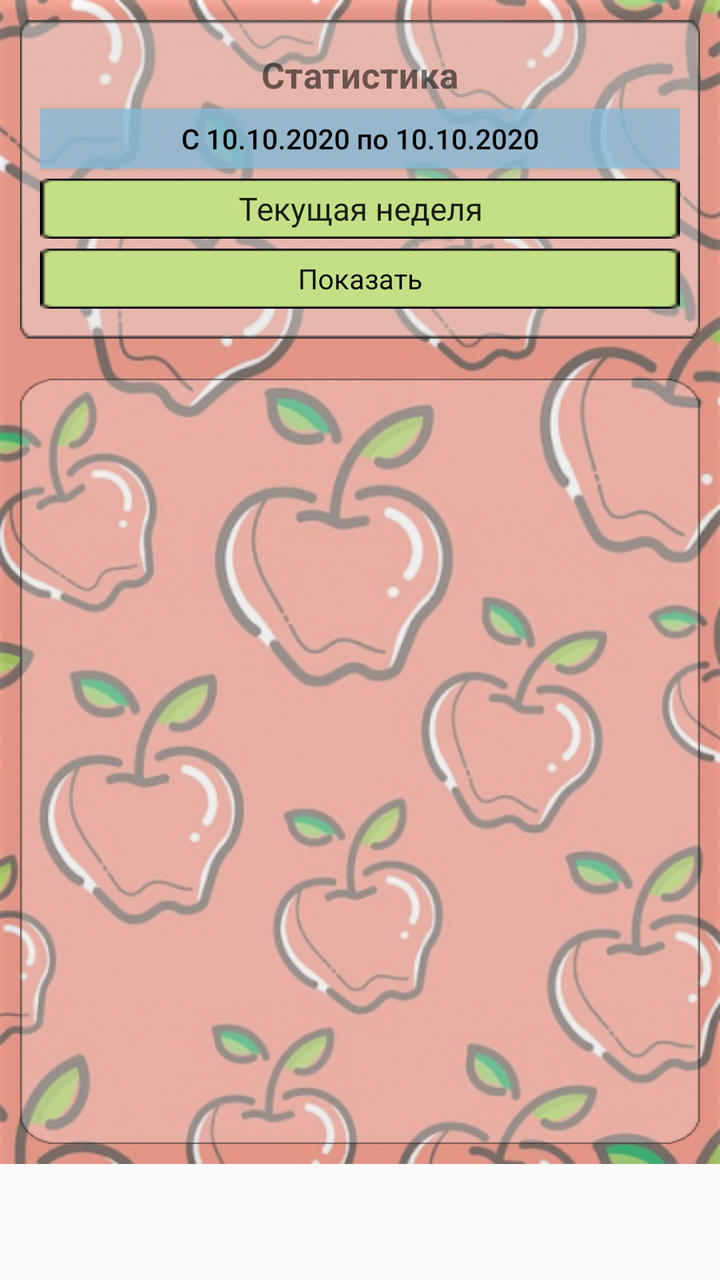
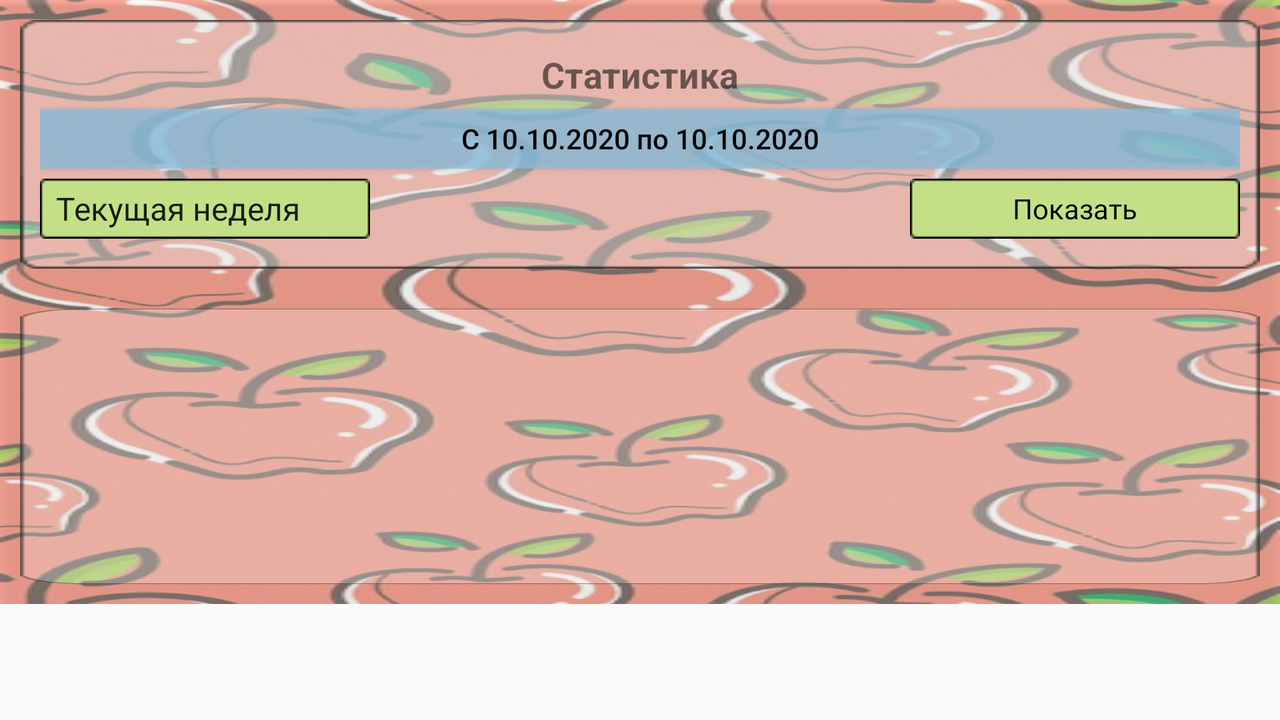

An Android layout and its configuration variant, each rendered on a device that would load it. The default file and the variant file are quoted in full after the pictures.
<!-- AndroidManifest.xml: application theme AppTheme -->
<!-- res/layout/fragment_statistic.xml -->
<FrameLayout xmlns:android="http://schemas.android.com/apk/res/android"
    xmlns:app="http://schemas.android.com/apk/res-auto"
    xmlns:tools="http://schemas.android.com/tools"
    android:layout_width="match_parent"
    android:layout_height="match_parent"
    android:layout_marginBottom="58dp"
    android:background="@drawable/background"
    tools:context="com.pb.app.caloriecalculator.ui.fragments.FragmentStatistic">

    <LinearLayout
        android:layout_width="match_parent"
        android:layout_height="match_parent"
        android:layout_margin="10dp"
        android:orientation="vertical">

        <LinearLayout
            android:id="@+id/layout_stat"
            android:layout_width="match_parent"
            android:layout_height="wrap_content"
            android:background="@drawable/activ_border_stat"
            android:gravity="center"
            android:orientation="vertical"
            android:padding="10dp">

            <TextView
                android:id="@+id/textView2"
                android:layout_width="match_parent"
                android:layout_height="wrap_content"
                android:layout_marginTop="5dp"
                android:layout_marginBottom="5dp"
                android:text="Статистика"
                android:textAlignment="center"
                android:textSize="18sp"
                android:textStyle="bold" />

            <Button
                android:id="@+id/statistic_date"
                android:layout_width="match_parent"
                android:layout_height="30dp"
                android:background="#BF87C0E0"
                android:text="C 10.10.2020 по 10.10.2020"
                android:textAllCaps="false"
                android:textColor="#000000" />

            <LinearLayout
                android:layout_width="match_parent"
                android:layout_height="wrap_content"
                android:orientation="vertical"
                android:paddingTop="5dp"
                android:paddingBottom="5dp">

                <Spinner
                    android:id="@+id/statistic_spinner"
                    android:layout_width="match_parent"
                    android:layout_height="wrap_content"
                    android:layout_alignParentTop="true"
                    android:background="@drawable/rectan_green_button"
                    android:entries="@array/statistic_type"
                    android:popupBackground="@color/colorDropdBoard"
                    android:spinnerMode="dropdown"
                    android:textAlignment="center" />

                <Button
                    android:id="@+id/statistic_show"
                    android:layout_width="match_parent"
                    android:layout_height="30dp"
                    android:layout_marginTop="5dp"
                    android:layout_toEndOf="@id/statistic_spinner"
                    android:background="@drawable/rectan_green_button"
                    android:fontFamily="sans-serif"
                    android:text="Показать"
                    android:textAllCaps="false"
                    android:textColor="#000000"
                    android:typeface="normal" />

            </LinearLayout>

        </LinearLayout>

        <ScrollView
            android:layout_width="match_parent"
            android:layout_height="match_parent"
            android:layout_marginTop="20dp"
            android:background="@drawable/activ_border"
            android:paddingLeft="10dp"
            android:paddingTop="10dp"
            android:paddingRight="10dp"
            android:paddingBottom="10dp">

            <LinearLayout
                android:layout_width="match_parent"
                android:layout_height="wrap_content"
                android:orientation="vertical">

                <FrameLayout
                    android:id="@+id/containerStatistic"
                    android:layout_width="match_parent"
                    android:layout_height="match_parent"></FrameLayout>
            </LinearLayout>
        </ScrollView>

    </LinearLayout>

</FrameLayout>
<!-- resources referenced by this layout -->
<resources>
  <string-array name="statistic_type">
          <item>Текущая неделя</item>
          <item>Прошлая неделя</item>
          <item>Текущий месяц</item>
          <item>Прошый месяц</item>
          <item>Период</item>
      </string-array>
  <color name="colorDropdBoard">#C4E087</color>
  <!-- drawable activ_border: png bitmap (drawable, 3108 bytes) -->
  <!-- drawable activ_border_stat: png bitmap (drawable, 2808 bytes) -->
  <!-- drawable background: png bitmap (drawable, 384854 bytes) -->
  <!-- drawable rectan_green_button: png bitmap (drawable, 359 bytes) -->
  <style name="AppTheme" parent="Theme.AppCompat.Light.DarkActionBar">
      
      <item name="colorPrimary">@color/colorPrimary</item>
      <item name="colorPrimaryDark">@color/colorPrimaryDark</item>
      <item name="colorAccent">@color/colorAccent</item>
      </style>
  <color name="colorPrimary">#008577</color>
  <color name="colorPrimaryDark">#00574B</color>
  <color name="colorAccent">#D81B60</color>
</resources>
<!-- res/layout-w400dp/fragment_statistic.xml (the repository's variant of the layout above) -->
<!-- drawn on the phone turned sideways -->
<FrameLayout xmlns:android="http://schemas.android.com/apk/res/android"
    xmlns:app="http://schemas.android.com/apk/res-auto"
    xmlns:tools="http://schemas.android.com/tools"
    android:layout_width="match_parent"
    android:layout_height="match_parent"
    android:layout_marginBottom="58dp"
    android:background="@drawable/background"
    tools:context="com.pb.app.caloriecalculator.ui.fragments.FragmentStatistic">

    <LinearLayout
        android:layout_width="match_parent"
        android:layout_height="match_parent"
        android:layout_margin="10dp"
        android:orientation="vertical">

        <LinearLayout
            android:id="@+id/layout_stat"
            android:layout_width="match_parent"
            android:layout_height="wrap_content"
            android:background="@drawable/activ_border_stat"
            android:gravity="center"
            android:orientation="vertical"
            android:padding="10dp">

            <TextView
                android:id="@+id/textView2"
                android:layout_width="match_parent"
                android:layout_height="wrap_content"
                android:layout_marginTop="5dp"
                android:layout_marginBottom="5dp"
                android:text="Статистика"
                android:textAlignment="center"
                android:textSize="18sp"
                android:textStyle="bold" />

            <Button
                android:id="@+id/statistic_date"
                android:layout_width="match_parent"
                android:layout_height="30dp"
                android:background="#BF87C0E0"
                android:text="C 10.10.2020 по 10.10.2020"
                android:textAllCaps="false"
                android:textColor="#000000" />

            <RelativeLayout
                android:layout_width="match_parent"
                android:layout_height="wrap_content"
                android:orientation="horizontal"
                android:paddingTop="5dp"
                android:paddingBottom="5dp">

                <Button
                    android:id="@+id/statistic_show"
                    android:layout_width="wrap_content"
                    android:layout_height="30dp"
                    android:layout_alignParentRight="true"
                    android:layout_marginLeft="15dp"
                    android:background="@drawable/rectan_green_button"
                    android:fontFamily="sans-serif"
                    android:text="Показать"
                    android:textAllCaps="false"
                    android:textColor="#000000"
                    android:typeface="normal" />

                <Spinner
                    android:id="@+id/statistic_spinner"
                    android:layout_width="wrap_content"
                    android:layout_height="30dp"
                    android:layout_alignParentLeft="true"
                    android:background="@drawable/rectan_green_button"
                    android:entries="@array/statistic_type"
                    android:popupBackground="@color/colorDropdBoard"
                    android:spinnerMode="dropdown" />

            </RelativeLayout>

        </LinearLayout>

        <ScrollView
            android:layout_width="match_parent"
            android:layout_height="match_parent"
            android:layout_marginTop="20dp"
            android:background="@drawable/activ_border"
            android:paddingLeft="10dp"
            android:paddingTop="10dp"
            android:paddingRight="10dp"
            android:paddingBottom="10dp">

            <LinearLayout
                android:layout_width="match_parent"
                android:layout_height="wrap_content"
                android:orientation="vertical">

                <FrameLayout
                    android:id="@+id/containerStatistic"
                    android:layout_width="match_parent"
                    android:layout_height="match_parent"></FrameLayout>
            </LinearLayout>
        </ScrollView>

    </LinearLayout>

</FrameLayout>
